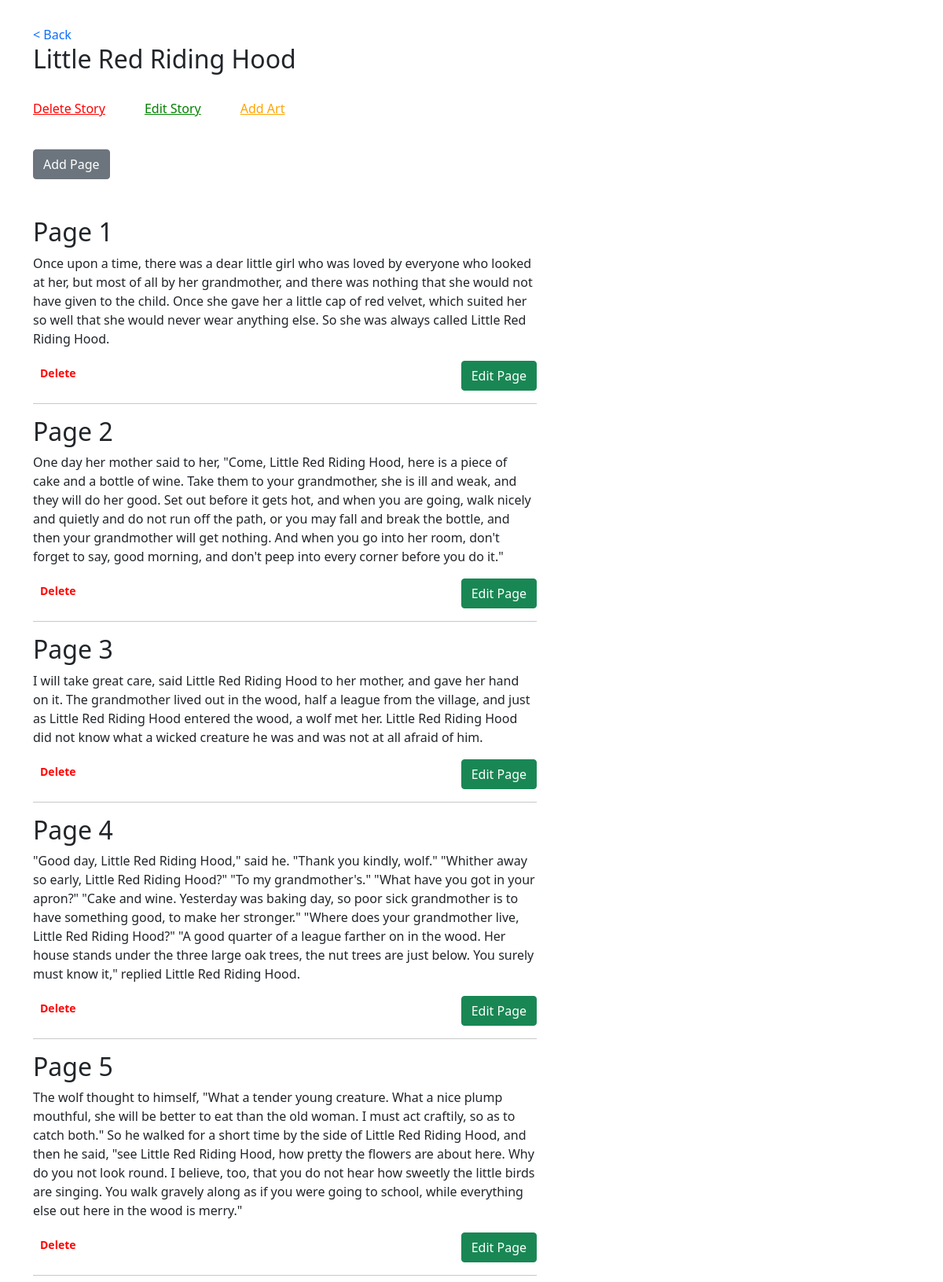
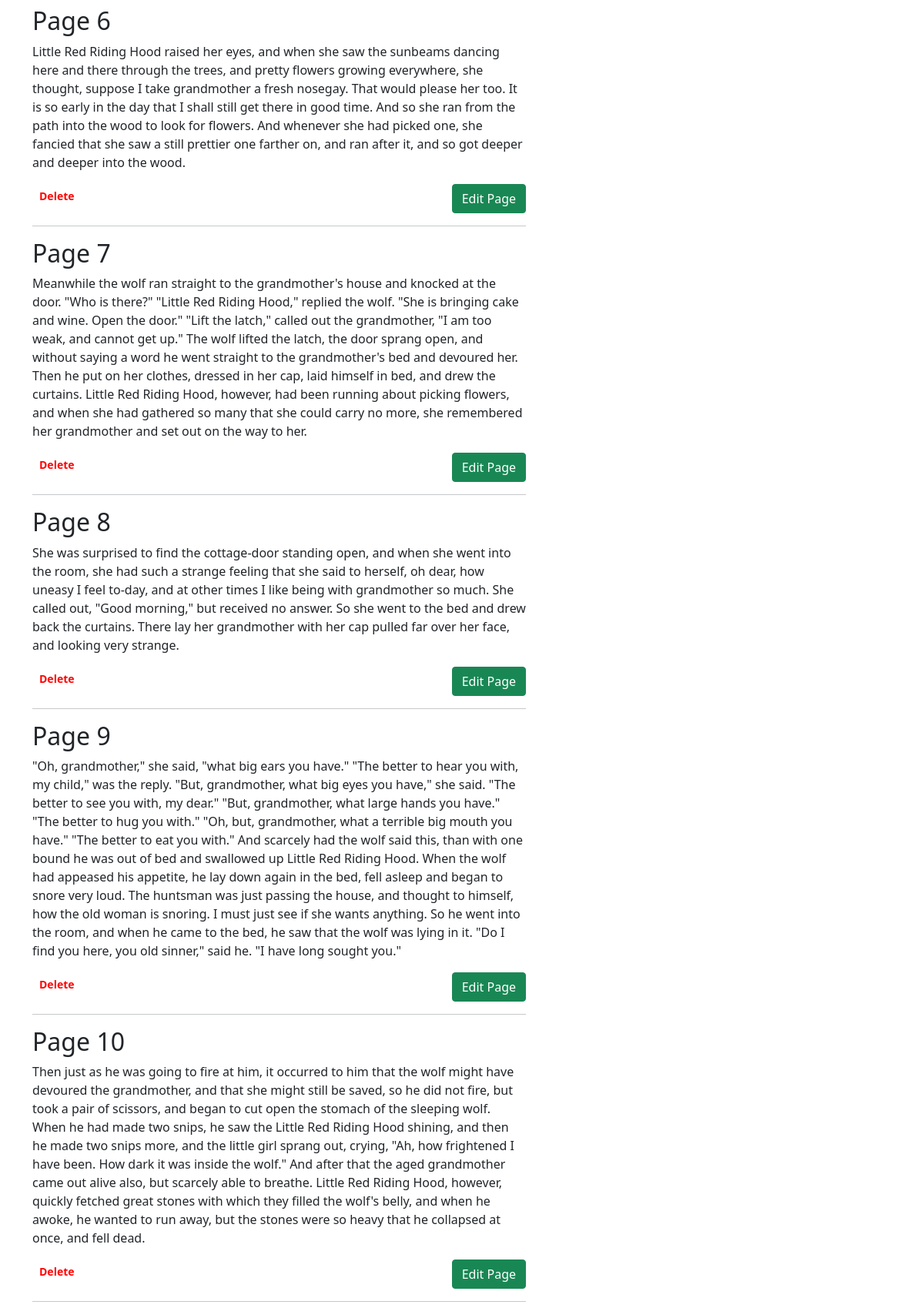
Screenshot of /detail/10 (upper part) with the database file from the repository (2 pictures, top to bottom).
### main.py (models this page shows)
class Stories(db.Model):
    __tablename__ = 'stories'
    id = db.Column(db.Integer, primary_key=True, nullable=False)
    name = db.Column(db.String(200), nullable=False)
    image = db.Column(db.String(300), nullable=False)
    genre = db.Column(db.String(30), nullable=False)
    sub_genre = db.Column(db.String(120), nullable=True)
    story_details = db.relationship('StoryDetails', backref='stories')

class StoryDetails(db.Model):
    __tablename__ = 'details'
    id = db.Column(db.Integer, primary_key=True, nullable=False)
    title = db.Column(db.String(20))
    story = db.Column(db.String(1000))
    image = db.Column(db.String(300),  nullable=True)
    story_id = db.Column(db.Integer,  db.ForeignKey('stories.id'))

### main.py (the view)
@app.route('/detail/<int:id>')
def detail(id):
    stories = StoryDetails.query.filter_by(story_id=id).all()
    story_name = Stories.query.get(id)
    data = []
    index = 1
    for i in stories:
        story_soup = BeautifulSoup(i.story, 'html.parser')
        data.append({
            'index': index,
            'id': i.id,
            'title': i.title,
            'image': i.image,
            'story': story_soup.get_text()
        })
        index += 1
    print(data)
    rata = jsonify({'data': data})
    return render_template('index.html', details=data, story_id=id, story_name=story_name.name)

### templates/index.html (shortened to what this page needs)
<!DOCTYPE html>
<html lang="en">
{% include 'head.html' %}
<head>
</head>
<body>
<section id="main">
  <div class="container">
    <div class="row" style="padding: 2rem 0 0 0">
      <div class="col-lg-7">
        <a style="text-decoration: none;" href="{{url_for('home')}}">< Back</a>
          <h2>{{story_name}}</h2><br>
        <div class="title d-flex justify-content-between" style="width:50%;">
           <a href="{{url_for('delete_story', id=story_id)}}" style="color:red;"><p>Delete Story</p></a>
          <a href="{{url_for('edit_story', id=story_id)}}" style="color:green;"><p>Edit Story</p></a>
          <a href="{{url_for('upload_story_art')}}" style="color:orange;"><p>Add Art</p></a>
        </div><br>
         <div class="title w-59 d-flex justify-content-between" style="width:60%;">
        <a href="{{url_for('add_new_post', id=story_id)}}"><button onclick="addPage()" class="btn btn-rounded btn-secondary">Add Page</button></a>
         </div><br>
        <div class="edit_elements"><br>
          {% for detail in details%}
          <div>
            <h2>Page {{detail.index}}</h2>
            <p>{{detail.story}}</p>
            <div class="d-flex  justify-content-between">
              <a href="{{url_for('delete_page', id=detail.id, story_id=story_id)}}"><button class="btn btn-sm float-left" style="font-weight: bold; color:red;">Delete</button></a>
              <a href="{{url_for('edit_post', id=detail.id, story_id=story_id)}}">
                <button class="btn btn-md btn-success float-right">Edit Page</button></a>
            </div>
          </div>
          <hr>
          {% endfor %}
        </div>
      </div>
      <div class="col-lg-5">
        </div>
      </div>
    </div>
</section>
</body>
</html>

### templates/head.html (shortened to what this page needs)
<head>
  <link href="https://cdn.jsdelivr.net/npm/bootstrap@5.1.3/dist/css/bootstrap.min.css" rel="stylesheet">
</head>

### rows the page displays
Stories: name "Little Red Riding Hood"
StoryDetails: index "1", story "Once upon a time, there was a dear little girl who was loved by everyone who looked at her, but most of all by her grandmother, and there was nothing that she would not have given to the child. Once she gave her a little cap of red velvet, which suited her so well that she would never wear anything else. So she was always called Little Red Riding Hood."
StoryDetails: index "2", story "One day her mother said to her, \"Come, Little Red Riding Hood, here is a piece of cake and a bottle of wine. Take them to your grandmother, she is ill and weak, and they will do her good. Set out before it gets hot, and when you are going, walk nicely and quietly and do not run off the path, or you may fall and break the bottle, and then your grandmother will get nothing. And when you go into her room, don't forget to say, good morning, and don't peep into every corner before you do it.\""
StoryDetails: index "3", story "I will take great care, said Little Red Riding Hood to her mother, and gave her hand on it. The grandmother lived out in the wood, half a league from the village, and just as Little Red Riding Hood entered the wood, a wolf met her. Little Red Riding Hood did not know what a wicked creature he was and was not at all afraid of him."
StoryDetails: index "4", story "\"Good day, Little Red Riding Hood,\" said he. \"Thank you kindly, wolf.\" \"Whither away so early, Little Red Riding Hood?\" \"To my grandmother's.\" \"What have you got in your apron?\" \"Cake and wine. Yesterday was baking day, so poor sick grandmother is to have something good, to make her stronger.\" \"Where does your grandmother live, Little Red Riding Hood?\" \"A good quarter of a league farther on in the wood. Her house stands under the three large oak trees, the nut trees are just below. You surely must know it,\" replied Little Red Riding Hood."
StoryDetails: index "5", story "The wolf thought to himself, \"What a tender young creature. What a nice plump mouthful, she will be better to eat than the old woman. I must act craftily, so as to catch both.\" So he walked for a short time by the side of Little Red Riding Hood, and then he said, \"see Little Red Riding Hood, how pretty the flowers are about here. Why do you not look round. I believe, too, that you do not hear how sweetly the little birds are singing. You walk gravely along as if you were going to school, while everything else out here in the wood is merry.\""
StoryDetails: index "6", story "Little Red Riding Hood raised her eyes, and when she saw the sunbeams dancing here and there through the trees, and pretty flowers growing everywhere, she thought, suppose I take grandmother a fresh nosegay. That would please her too. It is so early in the day that I shall still get there in good time. And so she ran from the path into the wood to look for flowers. And whenever she had picked one, she fancied that she saw a still prettier one farther on, and ran after it, and so got deeper and deeper into the wood."
StoryDetails: index "7", story "Meanwhile the wolf ran straight to the grandmother's house and knocked at the door. \"Who is there?\" \"Little Red Riding Hood,\" replied the wolf. \"She is bringing cake and wine. Open the door.\" \"Lift the latch,\" called out the grandmother, \"I am too weak, and cannot get up.\" The wolf lifted the latch, the door sprang open, and without saying a word he went straight to the grandmother's bed and devoured her. Then he put on her clothes, dressed in her cap, laid himself in bed, and drew the curtains. Little Red Riding Hood, however, had been running about picking flowers, and when she had gathered so many that she could carry no more, she remembered her grandmother and set out on the way to her."
StoryDetails: index "8", story "She was surprised to find the cottage-door standing open, and when she went into the room, she had such a strange feeling that she said to herself, oh dear, how uneasy I feel to-day, and at other times I like being with grandmother so much. She called out, \"Good morning,\" but received no answer. So she went to the bed and drew back the curtains. There lay her grandmother with her cap pulled far over her face, and looking very strange."
StoryDetails: index "9", story "\"Oh, grandmother,\" she said, \"what big ears you have.\" \"The better to hear you with, my child,\" was the reply. \"But, grandmother, what big eyes you have,\" she said. \"The better to see you with, my dear.\" \"But, grandmother, what large hands you have.\" \"The better to hug you with.\" \"Oh, but, grandmother, what a terrible big mouth you have.\" \"The better to eat you with.\" And scarcely had the wolf said this, than with one bound he was out of bed and swallowed up Little Red Riding Hood. When the wolf had appeased his appetite, he lay down again in the bed, fell asleep and began to snore very loud. The huntsman was just passing the house, and thought to himself, how the old woman is snoring. I…"
StoryDetails: index "10", story "Then just as he was going to fire at him, it occurred to him that the wolf might have devoured the grandmother, and that she might still be saved, so he did not fire, but took a pair of scissors, and began to cut open the stomach of the sleeping wolf. When he had made two snips, he saw the Little Red Riding Hood shining, and then he made two snips more, and the little girl sprang out, crying, \"Ah, how frightened I have been. How dark it was inside the wolf.\" And after that the aged grandmother came out alive also, but scarcely able to breathe. Little Red Riding Hood, however, quickly fetched great stones with which they filled the wolf's belly, and when he awoke, he wanted to run away, but…"
